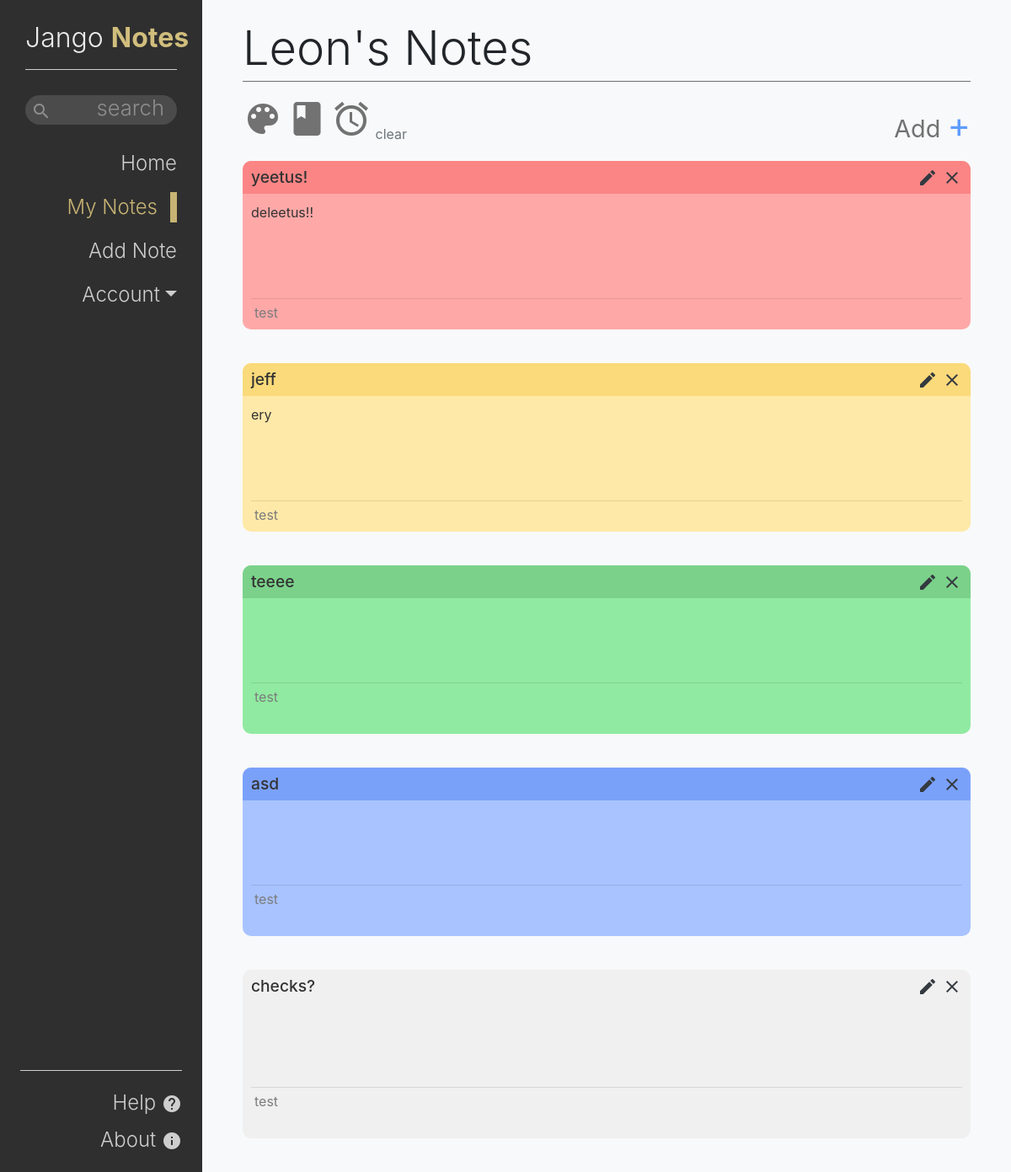
The page /notes (signed in) on the database as committed earlier.
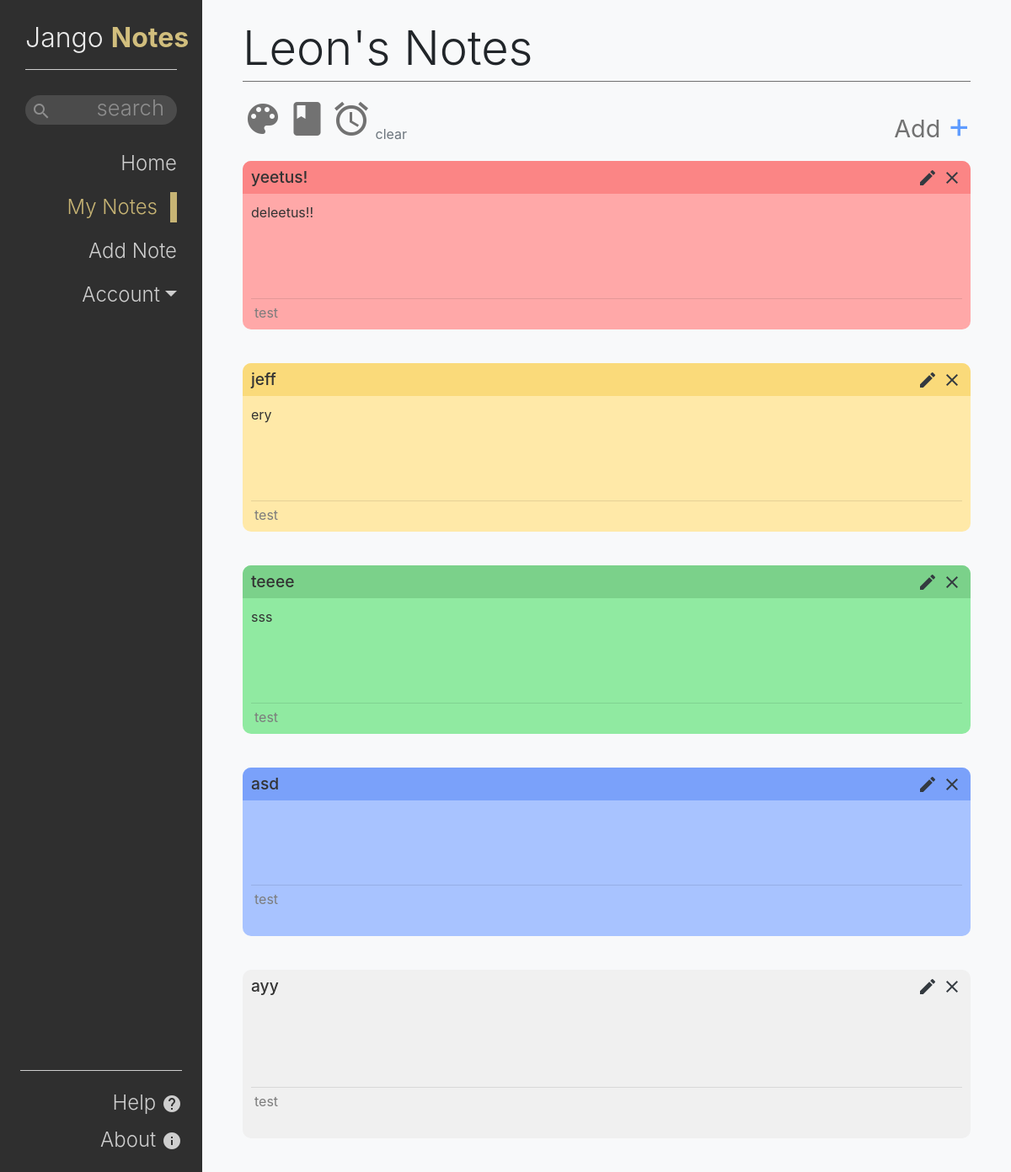
The same page on the database as committed later.
### notesApp/models.py (models this page shows, shortened)
class Note(models.Model):
    colourChoices = (
        ('blue', 'Blue'),
        ('red', 'Red'),
        ('green', 'Green'),
        ('yellow', 'Yellow'),
    )
    owner = models.ForeignKey(User, on_delete=models.CASCADE)
    title = models.CharField(
        max_length=50, help_text="Main description of your task")
    description = models.TextField(
        blank=True, null=True, help_text="Any additional information")
    colour = models.CharField(blank=True, null=True,
                              max_length=50, choices=colourChoices, help_text="Colour code the note")
    group = models.CharField(
        blank=True, null=True, max_length=50, help_text="Assign the note to a group")
    dateCreated = models.DateTimeField(
        auto_now_add=True, verbose_name='date created')
    dateDue = models.DateTimeField(
        blank=True, null=True, help_text="Set a reminder date", verbose_name='date due')
    class Meta:
        ordering = ["dateCreated"]

### notesApp/views.py (the view)
# urls.py: path('notes', views.Notes, name='notes'),
@login_required
def Notes(request):
    search = request.GET.get('search', '')
    sort = request.GET.get('sort', 'dateCreated')
    noteList = Note.objects.filter(owner=request.user).filter(
        Q(title__contains=search) |
     Q(description__contains=search) |
     Q(group__contains=search) |
     Q(colour__contains=search)
     ).order_by(sort)
    return render(request, 'notesApp/notes.html', {'noteList': noteList})

### templates/notesApp/notes.html (shortened to what this page needs)
{% extends "base.html" %}
{% load humanize %}
{% block content %}
  <span class="display-4">{{ user.get_username|title }}'s Notes</span>
  <hr style="border-top: 1px solid #707070; margin: 5px 0 20px 0">
  <div class="sort-icons">
    <i id="colour" class="material-icons" style="font-size: 48px">
    </i>
    <i id="group" class="material-icons" style="font-size: 48px">
    </i>
    <i id="date-due" class="material-icons" style="font-size: 48px">
    </i>
    <a class="clear-button text-secondary align-bottom" href="{% url 'notes' %}">clear</a>
    <a style="font-size: 1.8rem;
        color: #727272;
        text-decoration: none;" class="float-right" href="{% url 'noteCreate' %}">Add
      <span style="color: #5F9CFF;
        font-size: 2.6rem;
        margin-bottom: 20px;">+</span>
    </a>
  </div>
  {% if noteList %}
    {% for note in noteList %}
    <div class="note {{ note.colour }}">
      <div class="note-title">
          {{ note.title }}
          <div class="float-right" style="padding-top: 3px;">
            <a href="{% url 'editNote' note.id %}"><i class="material-icons text-dark">
                </i></a>
            <a href="{% url 'deleteNote' note.id %}"><i class="material-icons text-dark">
                </i></a>
          </div>
      </div>
      <div class="note-body">
        {{ note.description }}
      </div>
      <div style="position: relative; top: 70px;" class="note-footer">
        <hr class="mt-0 mb-1">
        <span class="pl-1">test</span>
      </div>
    </div>
    {% endfor %}
  </div>
  {% endif %}
{% endblock %}
{% block sidebar %}
<li class="nav-item">
    <a class="nav-link" href="{% url 'index' %}">Home</a>
  </li>
  <li class="nav-item active">
    <a class="nav-link" href="{% url 'notes' %}">My Notes</a>
  </li>
  <li class="nav-item">
    <a class="nav-link" href="{% url 'noteCreate' %}">Add Note</a>
  </li>
{% endblock %}

Rows that differ between the two databases and show on the page:
removed Note: title "checks?"
changed Note "teeee": description (not shown) → "sss"
added Note: title "ayy"
